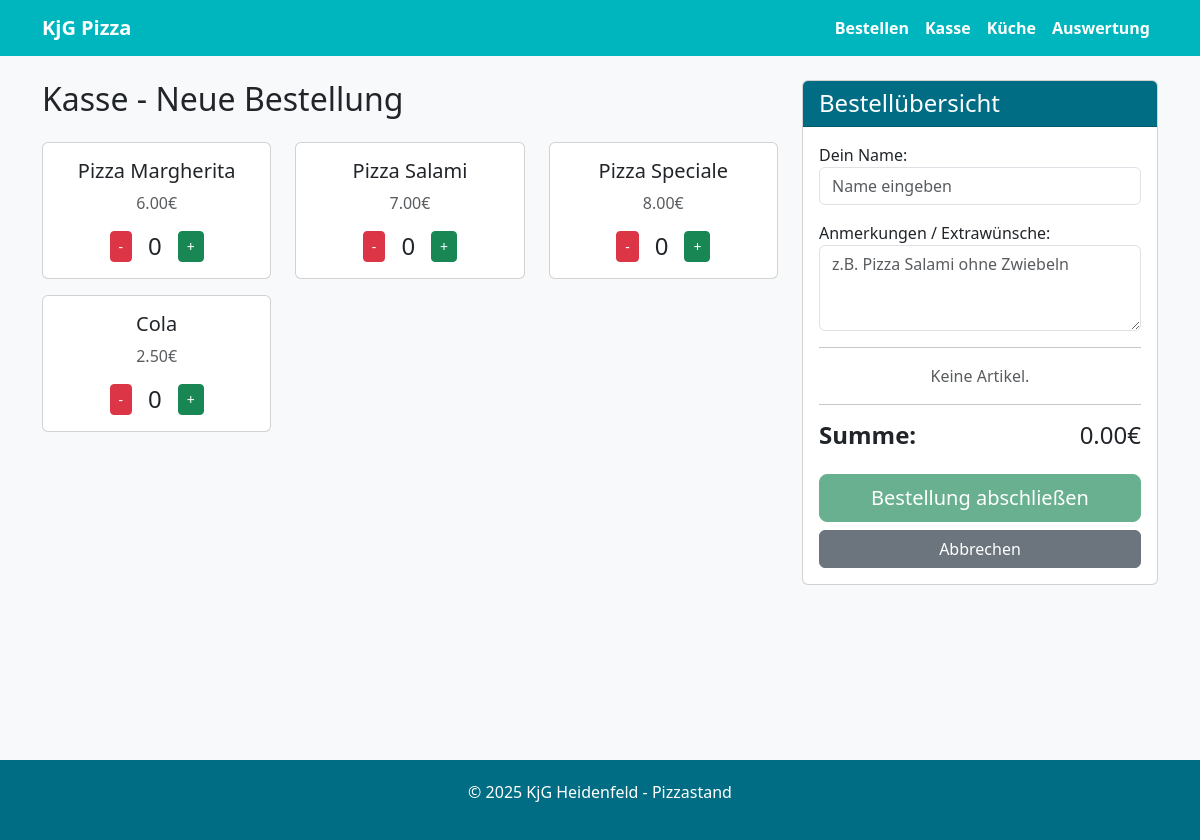
The app's page /kasse/neu/ with its own data.
### orders/models.py (models this page shows, shortened)
class Product(models.Model):
    CATEGORY_CHOICES = [
        ('pizza', 'Pizza'),
        ('drink', 'Getränk'),
    ]
    name = models.CharField(max_length=100)
    price = models.DecimalField(max_digits=5, decimal_places=2)
    category = models.CharField(max_length=10, choices=CATEGORY_CHOICES, default='pizza')

### orders/views.py (the view)
# urls.py: path('kasse/neu/', views.create_order_cashier, name='create_order_cashier'),
def create_order_cashier(request):
    products = Product.objects.all()
    if request.method == 'POST':
        form = OrderForm(request.POST)
        if form.is_valid():
            order = form.save()
            has_items = False
            for key, value in request.POST.items():
                if key.startswith('product_'):
                    try:
                        p_id = int(key.split('_')[1])
                        quantity = int(value)
                        if quantity > 0:
                            product = Product.objects.get(id=p_id)
                            OrderItem.objects.create(order=order, product=product, quantity=quantity)
                            has_items = True
                    except (ValueError, Product.DoesNotExist):
                        continue
            if has_items:
                return redirect('cashier_dashboard')
            else:
                order.delete()
    else:
        form = OrderForm()
    return render(request, 'orders/create_order_cashier.html', {
        'form': form,
        'products': products
    })

### orders/forms.py
class OrderForm(forms.ModelForm):
    class Meta:
        model = Order
        fields = ['customer_name', 'notes']
        labels = {
            'customer_name': 'Dein Name',
            'notes': 'Anmerkungen / Extrawünsche',
        }
        widgets = {
            'customer_name': forms.TextInput(attrs={'class': 'form-control', 'placeholder': 'Name eingeben'}),
            'notes': forms.Textarea(attrs={'class': 'form-control', 'rows': 3, 'placeholder': 'z.B. Pizza Salami ohne Zwiebeln'}),
        }

### orders/templates/orders/create_order_cashier.html (shortened to what this page needs)
{% extends 'orders/base.html' %}
{% block content %}
<div class="row">
    <div class="col-md-8">
        <h2 class="mb-4">Kasse - Neue Bestellung</h2>
        <div class="row">
            {% for product in products %}
            <div class="col-md-4 mb-3">
                <div class="card h-100">
                    <div class="card-body text-center">
                        <h5 class="card-title">{{ product.name }}</h5>
                        <p class="card-text text-muted">{{ product.price }}€</p>
                        <div class="d-flex justify-content-center align-items-center">
                            <button type="button" class="btn btn-danger btn-sm me-2 change-qty"
                                    data-id="{{ product.id }}" data-delta="-1">-</button>
                            <span class="h4 mb-0 mx-2 qty-display" id="qty-display-{{ product.id }}">0</span>
                            <button type="button" class="btn btn-success btn-sm ms-2 change-qty"
                                    data-id="{{ product.id }}" data-delta="1">+</button>
                        </div>
                    </div>
                </div>
            </div>
            {% endfor %}
        </div>
    </div>
    <div class="col-md-4">
        <div class="card sticky-top" style="top: 20px; z-index: 100;">
            <div class="card-header card-header-kjg">
                <h4 class="mb-0">Bestellübersicht</h4>
            </div>
            <div class="card-body">
                <form method="post" id="cashier-form">
                    <div class="mb-3">
                        {{ form.customer_name.label_tag }}
                        {{ form.customer_name }}
                    </div>
                    <div class="mb-3">
                        {{ form.notes.label_tag }}
                        {{ form.notes }}
                    </div>
                    <hr>
                    <div id="order-summary">
                        <p class="text-muted text-center">Keine Artikel.</p>
                    </div>
                    <hr>
                    <div class="d-flex justify-content-between h4">
                        <strong>Summe:</strong>
                        <span id="total-price">0.00€</span>
                    </div>
                    <div class="d-grid gap-2 mt-4">
                        <button type="submit" class="btn btn-success btn-lg" id="submit-btn" disabled>Bestellung abschließen</button>
                        <a href="{% url 'cashier_dashboard' %}" class="btn btn-secondary">Abbrechen</a>
                    </div>
                </form>
            </div>
        </div>
    </div>
</div>
{% endblock %}

### orders/templates/orders/base.html (style rules this page uses)
:root { --kjg-primary: #00b6be; --kjg-secondary: #006d84; }
body { font-family: 'Segoe UI', Tahoma, Geneva, Verdana, sans-serif; background-color: #f8f9fa; }
.card-header-kjg { background-color: var(--kjg-secondary); color: white; }

### records on screen
Product: name "Pizza Margherita", price "6.00"
Product: name "Pizza Salami", price "7.00"
Product: name "Pizza Speciale", price "8.00"
Product: name "Cola", price "2.50"
